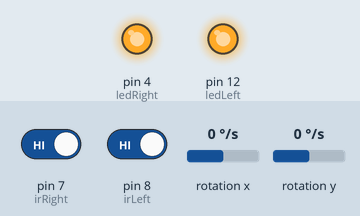
Recording of a sketch running on a simulated Arduino Leonardo, built with avr-gcc and run on an emulated ATmega32U4. On the bench: output pins drawn as LEDs (lit = HIGH). The test bench sets the inputs (shaded band); at power-on: pin 8 (irLeft) HIGH, pin 7 (irRight) HIGH, rotation x 0 °/s, rotation y 0 °/s. USB keyboard and mouse output is not drawn.

Above: at 1.2 s.
1.3 s: pin 8 (irLeft) driven LOW
At 1.9 s:
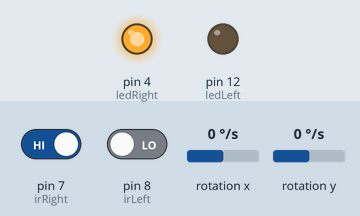
2.8 s: pin 8 (irLeft) driven HIGH
At 3.1 s:
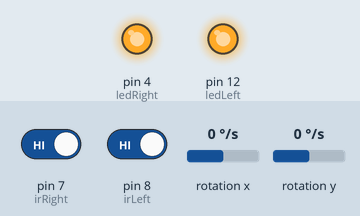
Timing chart, 0 to 5.8 s (numbered marks = the images above; inputs shaded):
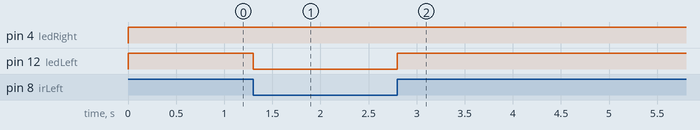

Measured:
- after the input at 1.3 s, pin 12 (ledLeft): HIGH → LOW at once
- after the input at 2.8 s, pin 12 (ledLeft): LOW → HIGH at once

The sketch:

Balanceboard.ino
```cpp
//main file

//include libraries
#include "I2Cdev.h"
#include "MPU6050.h"
#include "Mouse.h"
#include "Wire.h"

//set cursor sensitivity
const float heightSensitivity = 8;
const float widthSensitivity = 4;

//set duration of long click
const unsigned long longClick = 350;

//TCRT5000 signal pins
const int irRight = 7;
const int irLeft = 8;

//TCRT5000 control led pins
const int ledRight = 4;
const int ledLeft = 12;

//TCRT5000 state variables
int rightState;
int leftState;
int lastRightState = HIGH;
int lastLeftState = HIGH;

//flag for drag and drop / select
bool selectOn = false;

//used to calculate duration of lifting toes
unsigned long startTime;

//MPU constructor
MPU6050 mpu;

//holds gyroscope values for
float gyroX, gyroY;

//initialize libraries, get sensors ready
void setup() {

  //sets datarate in bits per second
  Serial.begin(9600);

  //sets up MPU
  mpu.initialize();
  setOffsets();

  setPinmodes();

  activatePullups();

  Wire.begin();
  Mouse.begin();
}

//get sensor data, controll cursor movements and mouse functionality
void loop() {

  getGyroData();

  getIrData();

  //Implements cursor movement
  handleBothFeet();

  //Implements leftclick and double click
  handleLeftFoot();

  //Implements open context menu and Select
  handleRightFoot();

  //handles controlLED
  controlLED();


}
```

b_setup.ino
```cpp
//functions used in setup()
//gets MPU6050 and TCRT5000 ready

//sets offsets for x- and y-axis
void setOffsets(){
  mpu.setXGyroOffset(17);
  mpu.setYGyroOffset(96);
}

//sets pin modes for TCRT5000 Breakout Board
void setPinmodes(){
  //Control LED
  pinMode(ledRight,OUTPUT);
  pinMode(ledLeft,OUTPUT);

  //Sensor LED
  pinMode(irLeft, INPUT);
  pinMode(irRight,INPUT);

}

//activates pull up resistors for TCRT5000
void activatePullups(){
  digitalWrite(irRight,HIGH);
  digitalWrite(irLeft, HIGH);
}
```

c_data.ino
```cpp
//functions for data retrieval

//gets gyro data for x- and y-axes
//includes conversion to degrees per second
void getGyroData(){
  gyroX = mpu.getRotationX() / 131.0;
  gyroY = mpu.getRotationY() / 131.0;
}

//gets infrared sensor data
void getIrData(){
  rightState = digitalRead(irRight);
  leftState = digitalRead(irLeft);
}
```

d_handleBothFeet.ino
```cpp
//implements cursor movement

void handleBothFeet(){
  if(rightState == LOW && leftState == LOW){
    Mouse.move(-gyroX/widthSensitivity, gyroY/heightSensitivity);
  }
}
```

e_handleLeftFoot.ino
```cpp
//implements click and double click

void handleLeftFoot(){
  //feet were down, are up now
  if(leftState == HIGH && lastLeftState == LOW){
    startTime = millis();
  }
  //feet were up, are down now
  else if(leftState == LOW && lastLeftState == HIGH){
    unsigned long endTime = millis();
    unsigned long duration = endTime - startTime;
    if(duration < longClick){
      //click
      Mouse.click();
    }
    else{
      //doubleclick
      Mouse.click();
      Mouse.click();
    }
  }
  //update lastLeftState
  lastLeftState = leftState;
}
```

f_handleRightFoot.ino
```cpp
//implements open context menu and select / drag and drop

void handleRightFoot(){
  //select / drag and drop
  if(rightState == LOW && lastRightState == LOW && selectOn){
    Mouse.press();
    Mouse.move(-gyroX/widthSensitivity, gyroY/heightSensitivity);
  }else{
      Mouse.release();
      //feet were down, are up now
      if(rightState == HIGH && lastRightState== LOW){
        startTime = millis();
      }
      //feet were up, are down now
      else if(rightState == LOW && lastRightState == HIGH){
        unsigned long endTime = millis();
        unsigned long duration = endTime - startTime;
        if(duration < longClick){
          //open context menu
          Mouse.click(MOUSE_RIGHT);
        }
        else{
          //activate/deactivate select mode
          if(!selectOn){
            selectOn = true;
          }
          else{
            selectOn = false;
          }
        }
      }
    }
  //update lastRightState
  lastRightState = rightState;
}
```

g_controllLED.ino
```cpp
//handles control LED output
//LED lights up when toes are up
//right LED also lights up when in select mode

void controlLED(){
  if(rightState == LOW && !selectOn){
    digitalWrite(ledRight,LOW);
  }else if(rightState == HIGH || selectOn){
    digitalWrite(ledRight,HIGH);
  }

  if(leftState == LOW){
    digitalWrite(ledLeft,LOW);
  }else if(leftState== HIGH){
    digitalWrite(ledLeft,HIGH);
  }
}
```

z_testLog.ino
```cpp
//test functions for logging and debugging
//in setup() -> use while(!Serial){...} to print to serial monitor
//this is necessary because Leonardo has only 1 chip for USB communication and processing of sketches

//prints state of MPU6050 (asleep or active) to serial monitor
void printSleepModeStatus(){
  if(mpu.getSleepEnabled()){
    Serial.println("MPU is asleep");
  }else{
    Serial.println("MPU is active");
  }
}

//prints I2C connection status of MPU6050 to serial monitor
void printConnectionStatus(){
  if(mpu.testConnection()){
    Serial.println("MPU I2C connection established");
  }else{
    Serial.println("MPU I2C connection could not be established");
  }
}

//prints gyroscope data for x- and y-axis to serial monitor
void printGyroData(){
  Serial.print(" | GyroX: ");
  Serial.print(gyroX);
  Serial.print(" | GyroY: ");
  Serial.print(gyroY);
  delay(200);
}
```
